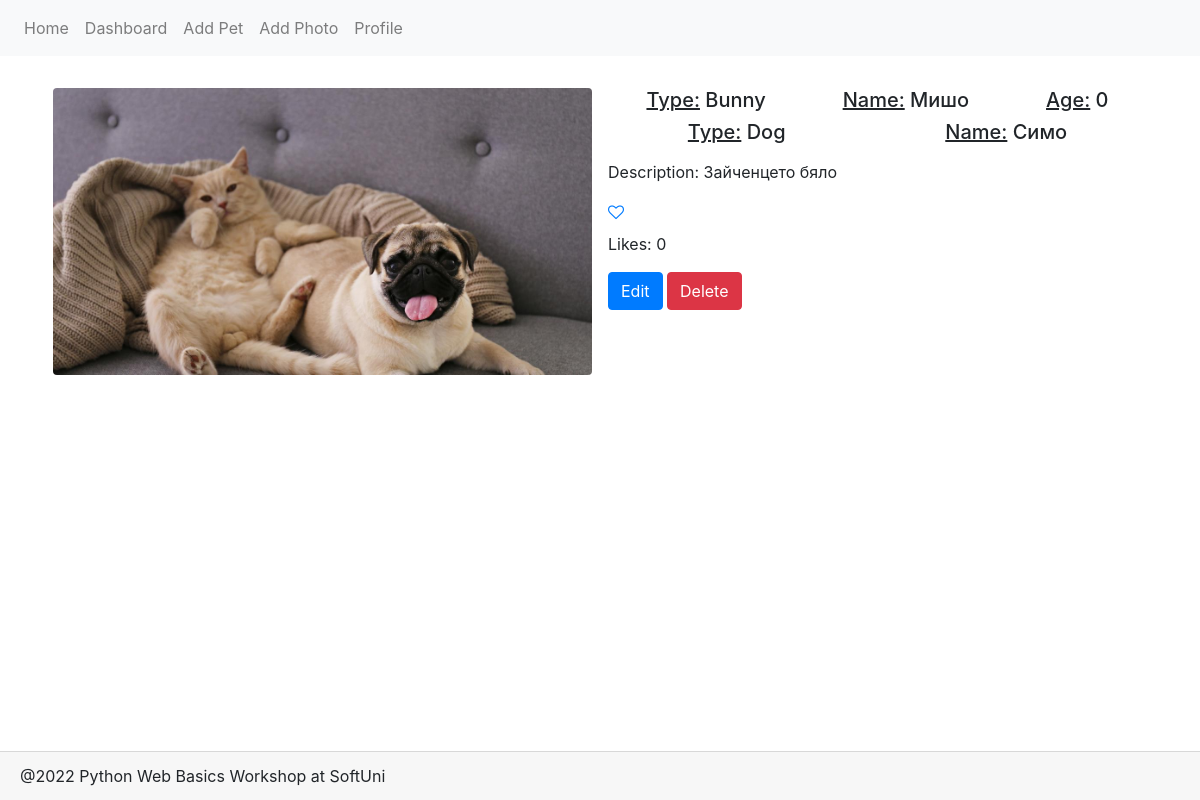
/photo/details/3/, run on an earlier commit of the app's database.
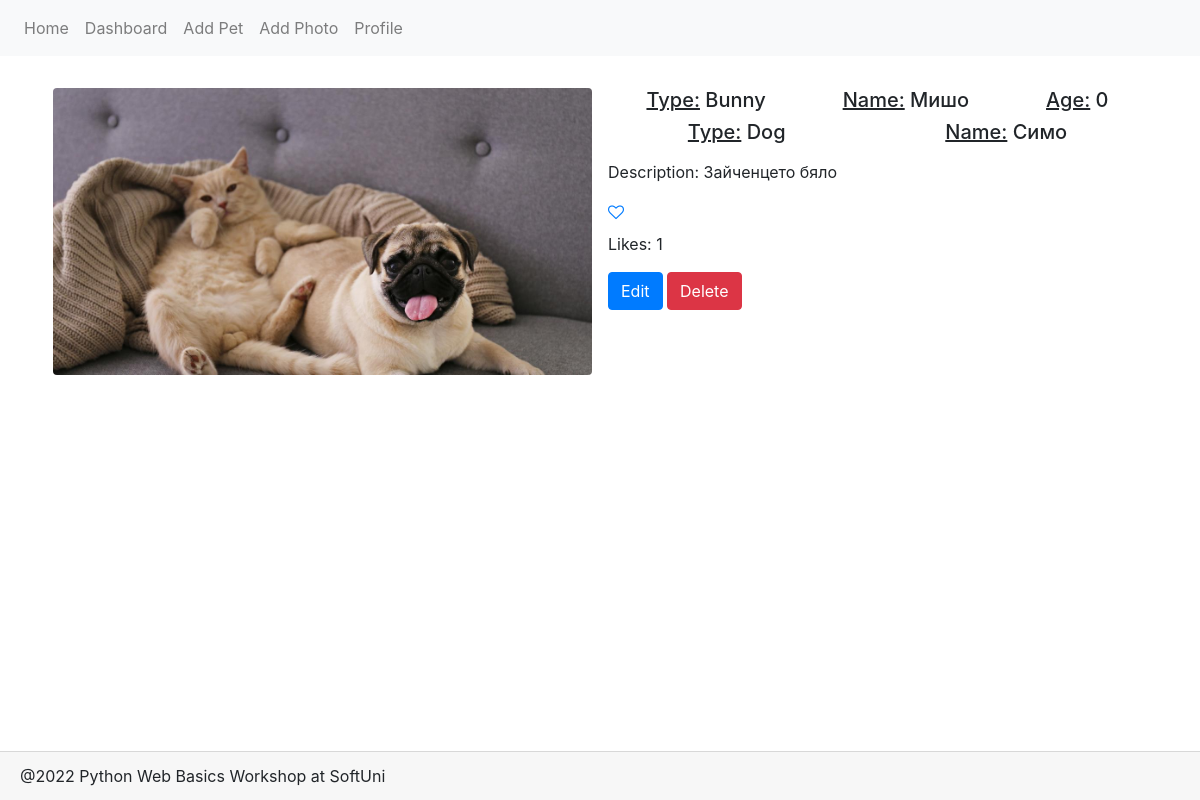
And on a later commit of the database.
### petstagram/main_app/models.py (models this page shows)
class PetPhoto(models.Model):
    photo = models.ImageField(
        upload_to='images/',
        validators=(validate_max_size,)
    )
    tagged_pets = models.ManyToManyField(
        Pet,
    )
    description = models.TextField(
        null=True,
        blank=True,
    )
    publication_date = models.DateTimeField(
        auto_now_add=True,
    )
    likes = models.IntegerField(default=0,)

### petstagram/main_app/views.py (the view)
# urls.py: path('photo/details/<int:pk>/', show_photo_details, name='photo details'),
def show_photo_details(request, pk):
    pet_photo = PetPhoto.objects.get(pk=pk)
    context = {
        'pet_photo': pet_photo,
    }
    return render(request, "photo_details.html", context)

### petstagram/main_app/models.py (called while the page is built)
    @property
    def age(self):
        return datetime.date.today().year - self.date_of_birth.year

### petstagram/main_app/templatetags/profiles.py (called while the page is built)
@register.simple_tag()
def has_profile():
    return Profile.objects.count() > 0

### petstagram/main_app/templates/photo_details.html
{% extends 'base.html' %}
{% block page_content %}
    <div class="d-flex">
        <div class="d-inline p-2 w-50">
            <img src="{{ pet_photo.photo.url }}"
                 class="w-100 rounded mx-auto d-block" alt="Photo description">
        </div>
        <div class="d-inline p-2 w-50">
            {%  for pet in pet_photo.tagged_pets.all %}
            <div class="d-flex justify-content-around">
                <h5><u>Type:</u> {{ pet.pets_type }}</h5>
                <h5><u>Name:</u> {{ pet.name }}</h5>
                {% if pet.date_of_birth %}
                <h5><u>Age:</u> {{ pet.age }}</h5>
                {% endif %}
            </div>
            {%  endfor %}
            <p class="mt-2">Description: {{ pet_photo.description}}</p>
            <a href="{% url 'like pet photo' pet_photo.id %}"><i class="fa fa-heart-o" aria-hidden="true"></i></a>
            <p class="mt-2">Likes: {{ pet_photo.likes }}</p>
            <a href="#" class="btn btn-primary">Edit</a>
            <a href="#" class="btn btn-danger">Delete</a>
        </div>
    </div>
{% endblock %}

What changed in the data, as far as the page shows it:
changed PetPhoto "Зайченцето бяло": likes "0" → "1"
